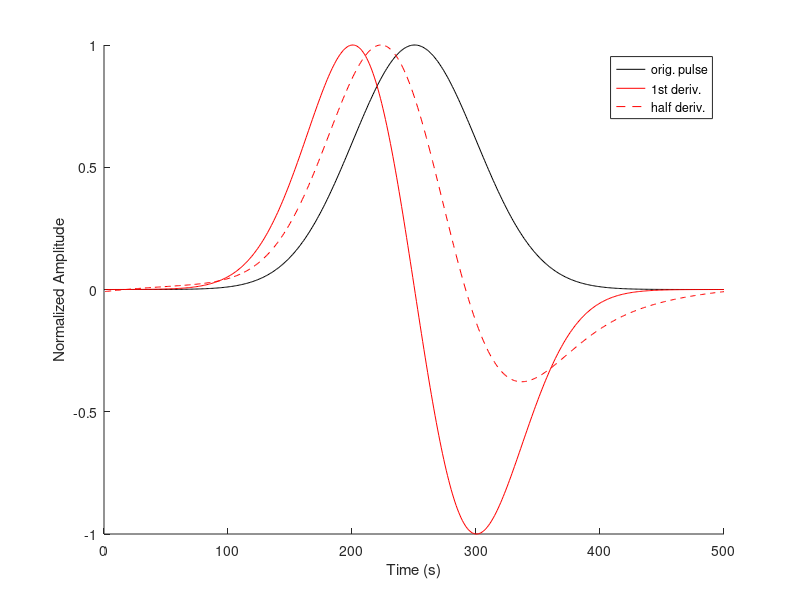

Here is the MATLAB script that generated this plot:
%
x=gausswin(500,5);
t=1:length(x);
dt=1;
X=fftshift(fft(x));
fnyq=0.5/dt;
f=linspace(-fnyq,fnyq,length(X));

X2=X.*(2*pi*1i*f');
X3=X.*(2*pi*1i*f').^(1/2);

x2=real(ifft(ifftshift(X2)));
x3=real(ifft(ifftshift(X3)));

figure(1); clf;
hold on;
l1=plot(t,x/max(abs(x)),'-k');
l2=plot(t,x2/max(abs(x2)),'-r');
l3=plot(t,x3/max(abs(x3)),'--r');

legend([l1,l2,l3],'orig. pulse','1st deriv.','half deriv.')

xlabel('Time (s)')
ylabel('Normalized Amplitude')